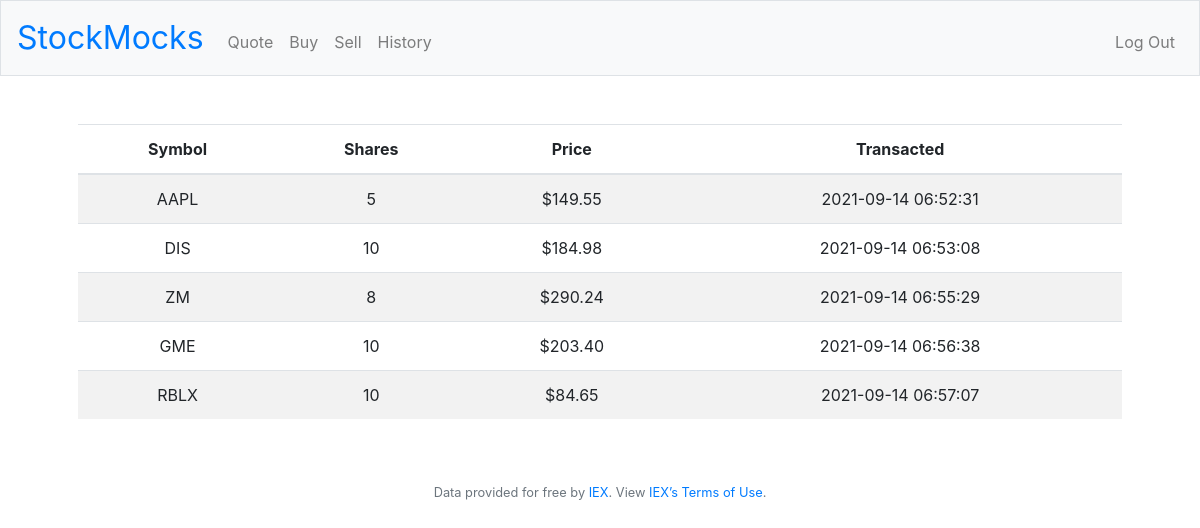
The app's page /history (signed in) with its own data.
### tables this page shows
CREATE TABLE 'stocks' (
 id INTEGER PRIMARY KEY AUTOINCREMENT,
 userID INTEGER NOT NULL,
 shares INTEGER NOT NULL,
 price NUMERIC NOT NULL,
 operation TEXT NOT NULL,
 symbol TEXT NOT NULL,
 date TIMESTAMP DEFAULT CURRENT_TIMESTAMP, 'name' text,
 FOREIGN KEY(userID) REFERENCES users(id)
 );

### application.py (the view)
@app.route("/history")
@login_required
def history():
    stocks = db.execute("SELECT * FROM stocks WHERE userID = ?", session["user_id"])
    return render_template("history.html", stocks=stocks)

### application.py (called while the page is built)
@app.after_request
def after_request(response):
    response.headers["Cache-Control"] = "no-cache, no-store, must-revalidate"
    response.headers["Expires"] = 0
    response.headers["Pragma"] = "no-cache"
    return response

### helpers.py (called while the page is built)
def login_required(f):
    @wraps(f)
    def decorated_function(*args, **kwargs):
        if session.get("user_id") is None:
            return redirect("/login")
        return f(*args, **kwargs)
    return decorated_function

def usd(value):
    return f"${value:,.2f}"

### templates/history.html (shortened to what this page needs)
{% extends "layout.html" %}
{% block main %}
    <table class="table table-striped">
        <thead>
            <th>Symbol</th>
            <th>Shares</th>
            <th>Price</th>
            <th>Transacted</th>
         </thead>
        <tbody>
        {% for stock in stocks %}
            <tr>
                <td>{{stock.symbol}}</td>
                <td>{{stock.shares}}</td>
                <td>{{stock.price | usd}}</td>
                <td>{{stock.date}}</td>
            </tr>
        {% endfor %}
        </tbody>
    </table>
{% endblock %}

### records on screen
stocks: symbol "AAPL", shares "5", price "$149.55", date "2021-09-14 06:52:31"
stocks: symbol "DIS", shares "10", price "$184.98", date "2021-09-14 06:53:08"
stocks: symbol "ZM", shares "8", price "$290.24", date "2021-09-14 06:55:29"
stocks: symbol "GME", shares "10", price "$203.40", date "2021-09-14 06:56:38"
stocks: symbol "RBLX", shares "10", price "$84.65", date "2021-09-14 06:57:07"
